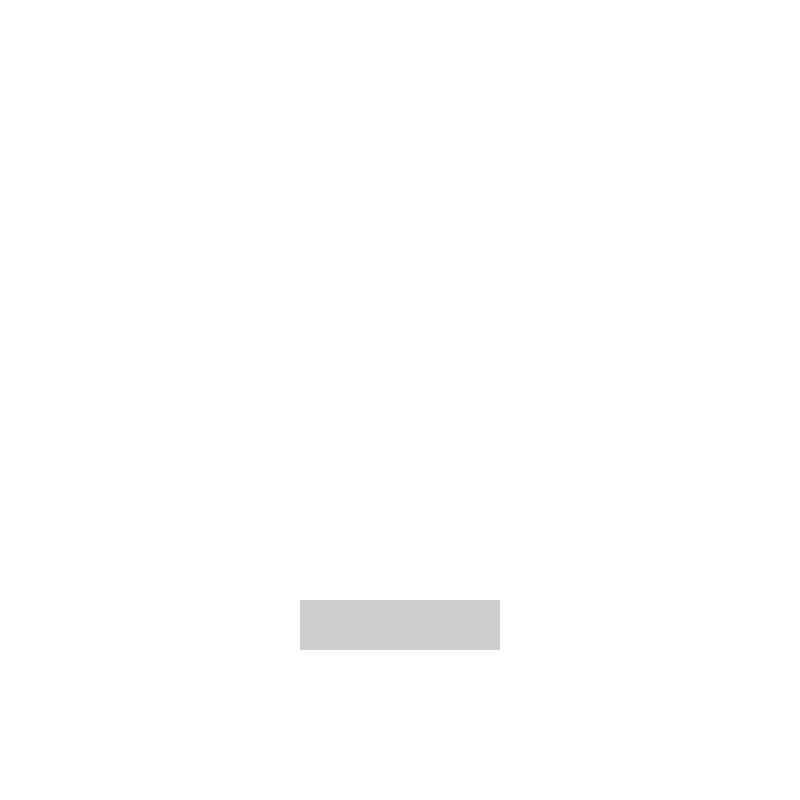
Frame 1 (no input)
Frame 60 (the mouse pressed at the canvas centre just before this capture): identical to frame 1, image omitted
Frame 120 (the mouse held since frame 60 and released just before this capture): identical to frame 1, image omitted

The Processing sketch that drew this single still picture (run headless with seeded random() and noise(); from frame 60 on, the mouse is pressed at the canvas centre):

// Processing sketch: button_square_template
// ── button_square_template.pde
Sbutton S = new Sbutton(300, 600, 200, 50);

void setup() {
  size(800, 800);
}

void draw() {
  background(255, 255, 255);
  S.display();
  if (S.pressed()) {
    fill(255,0,0);
    rect(250,150,300,300);
  }
}

// ── Sbutton.pde
class Sbutton {
  float BX;
  float BY;
  float Br1;
  float Br2;
  float opac1 = 50;
  float opac2 = opac1+50;
  color Bcol = color(220);
  color Bcolreal;

  Sbutton(float tempBX, float tempBY, float tempBr1, float tempBr2) {
    BX = tempBX;
    BY = tempBY;
    Br1 = tempBr1;
    Br2 = tempBr2;
  }

  boolean pressed() {
    return mousePressed && mouseX <BX+Br1 && mouseX>BX && mouseY<BY+Br2 && mouseY>BY;
  }


  void display() {
    Bcolreal = color(Bcol, opac1);
    if (pressed()) Bcolreal = color(Bcol, opac2);

    noStroke();
    fill(Bcolreal);
    rect(BX, BY, Br1, Br2);
    noFill();
  }
}
